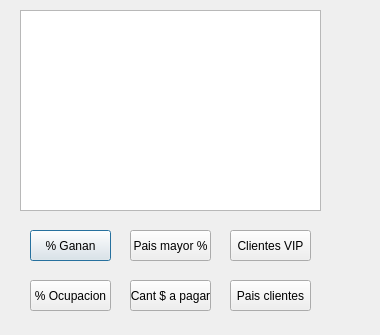
<?xml version="1.0" encoding="UTF-8"?>
<ui version="4.0">
 <class>Operaciones</class>
 <widget class="QDialog" name="Operaciones">
  <property name="geometry">
   <rect>
    <x>0</x>
    <y>0</y>
    <width>380</width>
    <height>335</height>
   </rect>
  </property>
  <property name="windowTitle">
   <string>Dialog</string>
  </property>
  <widget class="QTextEdit" name="textEdit">
   <property name="geometry">
    <rect>
     <x>20</x>
     <y>10</y>
     <width>301</width>
     <height>201</height>
    </rect>
   </property>
  </widget>
  <widget class="QPushButton" name="pushButton">
   <property name="geometry">
    <rect>
     <x>30</x>
     <y>230</y>
     <width>81</width>
     <height>31</height>
    </rect>
   </property>
   <property name="text">
    <string>% Ganan</string>
   </property>
  </widget>
  <widget class="QPushButton" name="pushButton_2">
   <property name="geometry">
    <rect>
     <x>130</x>
     <y>230</y>
     <width>81</width>
     <height>31</height>
    </rect>
   </property>
   <property name="text">
    <string>Pais mayor %</string>
   </property>
  </widget>
  <widget class="QPushButton" name="pushButton_3">
   <property name="geometry">
    <rect>
     <x>230</x>
     <y>230</y>
     <width>81</width>
     <height>31</height>
    </rect>
   </property>
   <property name="text">
    <string>Clientes VIP</string>
   </property>
  </widget>
  <widget class="QPushButton" name="pushButton_4">
   <property name="geometry">
    <rect>
     <x>30</x>
     <y>280</y>
     <width>81</width>
     <height>31</height>
    </rect>
   </property>
   <property name="text">
    <string>% Ocupacion</string>
   </property>
  </widget>
  <widget class="QPushButton" name="pushButton_5">
   <property name="geometry">
    <rect>
     <x>130</x>
     <y>280</y>
     <width>81</width>
     <height>31</height>
    </rect>
   </property>
   <property name="text">
    <string>Cant $ a pagar</string>
   </property>
  </widget>
  <widget class="QPushButton" name="pushButton_6">
   <property name="geometry">
    <rect>
     <x>230</x>
     <y>280</y>
     <width>81</width>
     <height>31</height>
    </rect>
   </property>
   <property name="text">
    <string>Pais clientes</string>
   </property>
  </widget>
 </widget>
 <resources/>
 <connections/>
</ui>
